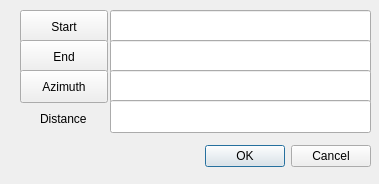
<?xml version="1.0" encoding="UTF-8"?>
<ui version="4.0">
 <class>CalcAzimuthDialogBase</class>
 <widget class="QDialog" name="CalcAzimuthDialogBase">
  <property name="geometry">
   <rect>
    <x>0</x>
    <y>0</y>
    <width>379</width>
    <height>184</height>
   </rect>
  </property>
  <property name="windowTitle">
   <string>Calculate Azimuth</string>
  </property>
  <widget class="QDialogButtonBox" name="button_box">
   <property name="geometry">
    <rect>
     <x>30</x>
     <y>140</y>
     <width>341</width>
     <height>32</height>
    </rect>
   </property>
   <property name="orientation">
    <enum>Qt::Horizontal</enum>
   </property>
   <property name="standardButtons">
    <set>QDialogButtonBox::Cancel|QDialogButtonBox::Ok</set>
   </property>
  </widget>
  <widget class="QLineEdit" name="lineEdit1">
   <property name="geometry">
    <rect>
     <x>110</x>
     <y>10</y>
     <width>261</width>
     <height>33</height>
    </rect>
   </property>
   <property name="readOnly">
    <bool>true</bool>
   </property>
  </widget>
  <widget class="QLineEdit" name="lineEdit2">
   <property name="geometry">
    <rect>
     <x>110</x>
     <y>40</y>
     <width>261</width>
     <height>33</height>
    </rect>
   </property>
   <property name="readOnly">
    <bool>true</bool>
   </property>
  </widget>
  <widget class="QLineEdit" name="lineEditAzimuth">
   <property name="geometry">
    <rect>
     <x>110</x>
     <y>70</y>
     <width>261</width>
     <height>33</height>
    </rect>
   </property>
   <property name="readOnly">
    <bool>true</bool>
   </property>
  </widget>
  <widget class="QPushButton" name="pushButton1">
   <property name="geometry">
    <rect>
     <x>20</x>
     <y>10</y>
     <width>88</width>
     <height>33</height>
    </rect>
   </property>
   <property name="text">
    <string>Start</string>
   </property>
  </widget>
  <widget class="QPushButton" name="pushButton2">
   <property name="geometry">
    <rect>
     <x>20</x>
     <y>40</y>
     <width>88</width>
     <height>33</height>
    </rect>
   </property>
   <property name="text">
    <string>End</string>
   </property>
  </widget>
  <widget class="QPushButton" name="pushButtonAzimuth">
   <property name="geometry">
    <rect>
     <x>20</x>
     <y>70</y>
     <width>88</width>
     <height>33</height>
    </rect>
   </property>
   <property name="text">
    <string>Azimuth</string>
   </property>
  </widget>
  <widget class="QLineEdit" name="lineEditDistance">
   <property name="geometry">
    <rect>
     <x>110</x>
     <y>100</y>
     <width>261</width>
     <height>33</height>
    </rect>
   </property>
  </widget>
  <widget class="QLabel" name="labelDistance">
   <property name="geometry">
    <rect>
     <x>40</x>
     <y>110</y>
     <width>54</width>
     <height>17</height>
    </rect>
   </property>
   <property name="text">
    <string>Distance</string>
   </property>
  </widget>
 </widget>
 <resources/>
 <connections>
  <connection>
   <sender>button_box</sender>
   <signal>accepted()</signal>
   <receiver>CalcAzimuthDialogBase</receiver>
   <slot>accept()</slot>
   <hints>
    <hint type="sourcelabel">
     <x>20</x>
     <y>20</y>
    </hint>
    <hint type="destinationlabel">
     <x>20</x>
     <y>20</y>
    </hint>
   </hints>
  </connection>
  <connection>
   <sender>button_box</sender>
   <signal>rejected()</signal>
   <receiver>CalcAzimuthDialogBase</receiver>
   <slot>reject()</slot>
   <hints>
    <hint type="sourcelabel">
     <x>20</x>
     <y>20</y>
    </hint>
    <hint type="destinationlabel">
     <x>20</x>
     <y>20</y>
    </hint>
   </hints>
  </connection>
 </connections>
</ui>
